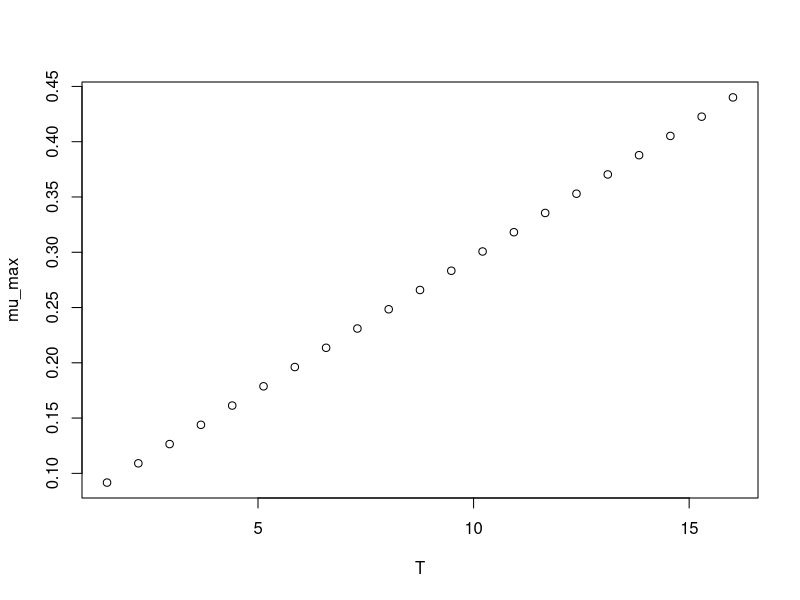

Write R code to recreate this figure.
#############################
# start of Parameter script
#############################
T <- seq(1.4985014985015,16.016,length.out=21)
#############################
# end of Parameter script
#############################
############################# 
# start of Model script Gropin ID 364 
#############################
 
# constant coefficients for this model
 
variables <- data.frame(T)
argumentsPar <- expand.grid(variables)
 
# heart of the model
response_surface <- function(T) {
   mumax <-0.024*(T+2.32)

return(mumax=mumax)
} 

# output parameters
mumax <- cbind(argumentsPar,response_surface(argumentsPar['T']))
colnames(mumax) <- c(colnames(argumentsPar),'mumax')
#############################
# End of Model script
#############################
############################# 
# start of Visualisation script Gropin ID 364 
#############################
plot(T,mumax$mumax,
                          xlab='T',
                          ylab='mu_max')
#############################
# End of Visualisation script
#############################
